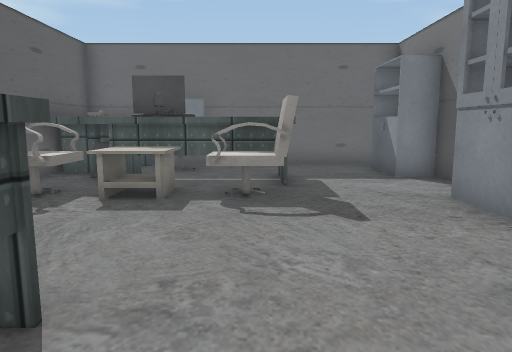
View 1 (above)

13 first-person views from a walk through a Unity game level. The camera is 1.3 m above the floor, tilts 8° down and sees 70° across. The floor is counted in squares, 1 m on a side. Each view is taken from the middle of a square. On the plan, view 1 faces up. The plan holds only what a view shows up to about 15 squares ahead; the rest is blank. The player character is not drawn. Some surface patterns are stand-ins.

View 2
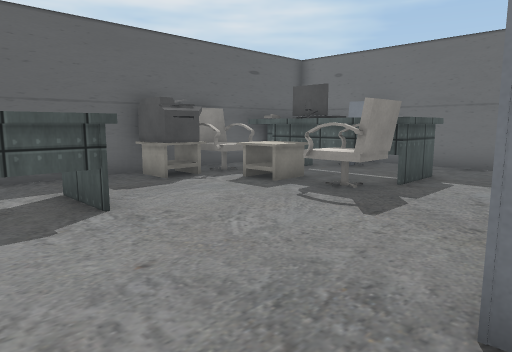

View 3
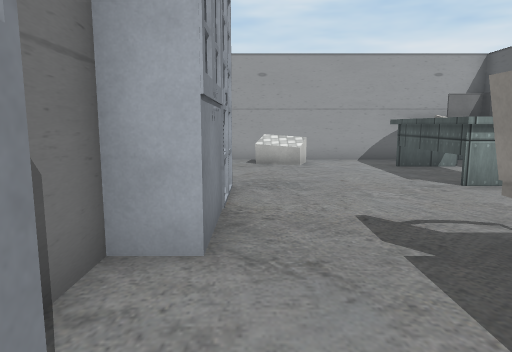

View 4
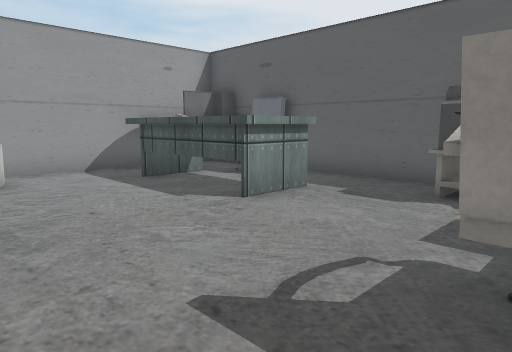

View 5
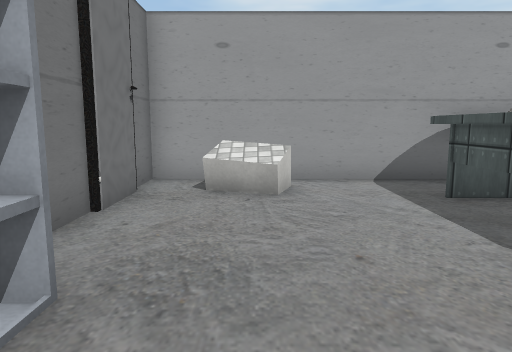

View 6
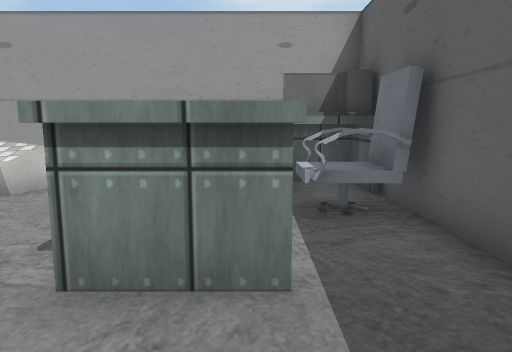

View 7
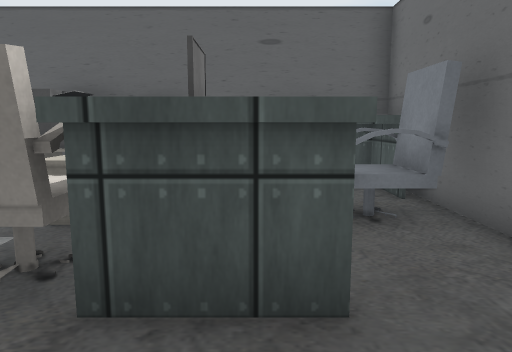

View 8
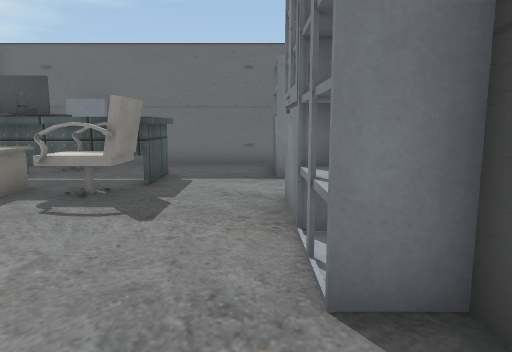

View 9
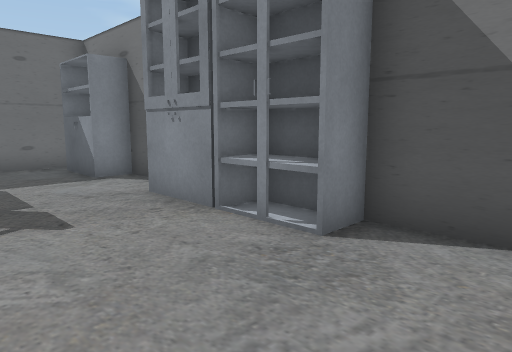

View 10
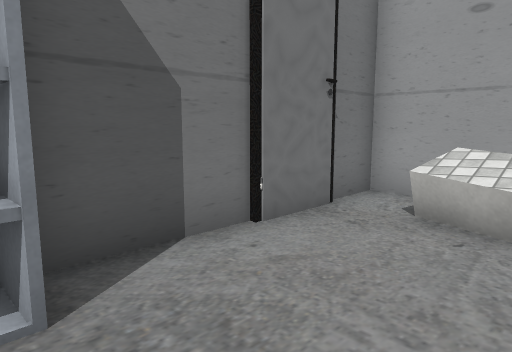

View 11
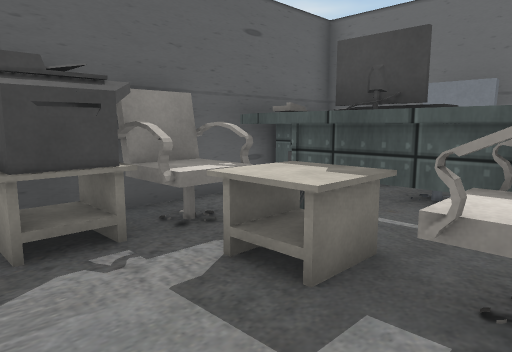

View 12
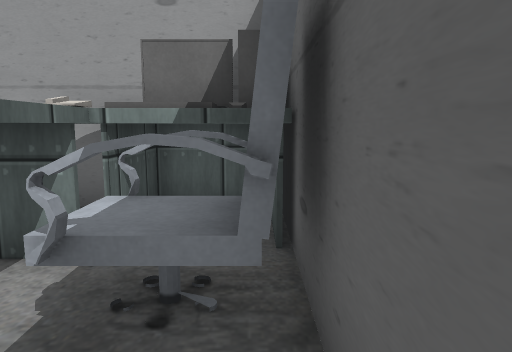

View 13
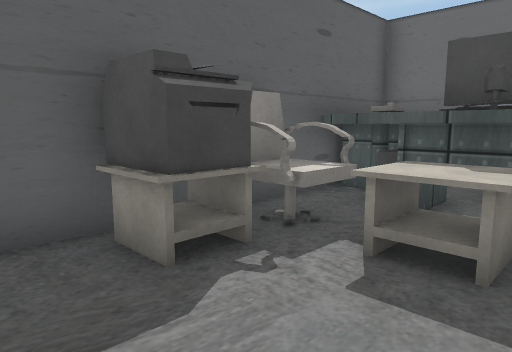

### Floor plan
Key: @ floor where view 1 was taken; # wall or solid block; . floor; ^ raised ledge; O other object.
Columns run from 6 left of view 1 to 5 right of it. Each row starts with its distance up from view 1.
 12 ###########
 11  ^ ^^.....#
 10  ^^^^^^...#
  9  ^^^#  ^..##
  8  #^^^^^^...#
  7  #^^^^^#...#
  6 ###.^#^...##
  5 ###.......##
  4 #.........##
  3 #.........##
  2 #..^^......#
  1 #..^^......#
  0 ##^^^.@....#
 -1  #^^^.....##
 -2  ##^^..OOO##
 -3  #^^^...OO#
 -4  ##########

Where each view was taken, in squares from view 1:
view 1: 0 up, 0 right, facing up
view 2: 0 up, 4 right, facing up-left
view 3: 10 up, 3 right, facing down
view 4: 7 up, 3 right, facing down-left
view 5: 5 up, 2 right, facing down
view 6: 5 up, 3 left, facing down
view 7: 9 up, 3 right, facing left
view 8: 0 up, 3 right, facing up
view 9: 0 up, 0 right, facing up-right
view 10: 3 up, 1 right, facing down-right
view 11: 4 up, 0 right, facing up-left
view 12: 2 up, 5 left, facing down
view 13: 3 up, 1 left, facing up-left
